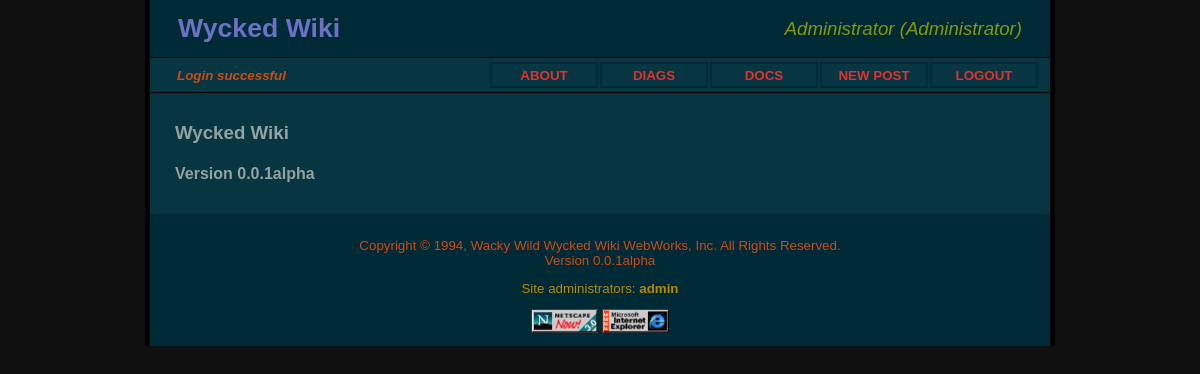
Page /page.php?page=about (signed in) on the committed database.
### tables this page shows
CREATE TABLE `pages` (
  `page_id` int(11) NOT NULL,
  `visible` int(11) DEFAULT '14',
  `title` varchar(30) NOT NULL,
  `file` varchar(50) DEFAULT NULL,
  `page` text,
  PRIMARY KEY (`page_id`)
);

CREATE TABLE `users` (
  `username` varchar(20) NOT NULL DEFAULT '',
  `password` varchar(50) DEFAULT NULL,
  `fullname` varchar(50) DEFAULT NULL,
  `access` int(11) DEFAULT NULL,
  PRIMARY KEY (`username`)
);

### config.php (called while the page is built, shortened)
<?php
$VERSION = "0.0.1alpha";
?>

### page.php (the view, shortened to what this page needs)
<!DOCTYPE html>
<html>
<head>
<link rel="stylesheet" href="style.css">
</head>
<body>
<?php
require_once("config.php");
include("header.php");
if (isset($_SESSION) && isset($_SESSION["access"])) {
    $access = $_SESSION["access"];
} else {
    $access = 1;
}
if (isset($_GET["page"])) {
    $title = $_GET["page"];
    $db = mysqli_connect($DB_HOSTNAME, $DB_USERNAME, $DB_PASSWORD, $DB_DATABASE);
    $result = mysqli_query($db, "select visible, page "
                                    . "from pages where title = '" . $title . "'");
    $count = mysqli_num_rows($result);
    if ($count==0) {
        $_SESSION["status"] = "PAGE NOT FOUND";
        header("Location: index.php");
    } else {
        $row = mysqli_fetch_assoc($result);
        if ($access & $row["visible"]) {
            echo '<div class="bodydiv">';
            echo '</div>';
        } else {
            $_SESSION["status"] = "UNAUTHORIZED";
            header("Location: index.php");
        }
    }
} else {
    $_SESSION["status"] = "PAGE NOT SPECIFIED";
    header("Location: index.php");
}
include("footer.php");
?>
</body>
</html>

### header.php (shortened to what this page needs)
<div class="headerdiv">
<table><tr>
<td><a href=".">Wycked Wiki</a></td>
<td class="userinfo">
<?php
if (isset($_SESSION) && isset($_SESSION["access"]) && isset($_SESSION["fullname"])) {
    $access = $_SESSION["access"];
    if ($access == 2) {
        $userinfo = $_SESSION["fullname"] . " (User)";
    } elseif ($access == 4) {
        $userinfo = $_SESSION["fullname"] . " (Editor)";
    } elseif ($access == 8) {
        $userinfo = $_SESSION["fullname"] . " (Administrator)";
    } else {
        $userinfo = "";
    }
} else {
    $access = 1;
    $userinfo = "";
}
echo $userinfo;
?>
</td>
</tr></table>
</div>
<div class="menudiv">
<table><tr>
<td class="status">
<?php
if (isset($_SESSION) && isset($_SESSION["status"])) {
    echo $_SESSION["status"];
}
?>
</td>
<?php
$db = mysqli_connect($DB_HOSTNAME, $DB_USERNAME, $DB_PASSWORD, $DB_DATABASE);
$result = mysqli_query($db, "select * from pages order by page_id");
while ($row = mysqli_fetch_assoc($result)) {
    if (($access & $row["visible"]) && (substr($row["title"], 0, 1) !== "_")) {
        if (is_null($row["file"])) {
            printf('<td class="menuitem"><a href="page.php?page=%s">%s</a></td>',
                   $row["title"],
                   strtoupper($row["title"]));
        } else {
            printf('<td class="menuitem"><a href="%s">%s</a></td>',
                   $row["file"],
                   strtoupper($row["title"]));
        }
    }
}
?>
</tr></table>
</div>

### footer.php (shortened to what this page needs)
<div class="footerdiv">
<p class="copyright">
Copyright &copy; 1994, Wacky Wild Wycked Wiki WebWorks, Inc.  All Rights Reserved.
<br>Version <?php echo $VERSION ?>
</p>
<p class="admins">
Site administrators:
<?php
$db = mysqli_connect($DB_HOSTNAME, $DB_USERNAME, $DB_PASSWORD, $DB_DATABASE);
$result = mysqli_query($db, "select username from users where access = 8 order by username");
$username_array = array();
while ($row = mysqli_fetch_assoc($result)) {
    $username_array[] = "<b>" . $row["username"] . "</b>";
}
printf(implode(", ", $username_array));
?>
</p>
<img src="images/netscape.png" height=24>
<img src="images/ielogo.png" height=24>
</div>

### style.css (style rules this page uses)
html { background: #101010; }
body { margin: 0 auto; background: #073642; font-family: Verdana, sans-serif; height: all; width: 900px; border-style: solid; border-width: 0px 5px 0px 5px; }
.headerdiv { background-color: #002B36; padding: 10px 25px 10px 25px; }
.headerdiv table { width: 100%; }
.headerdiv a { color: #6C71C4; font-size: 20pt; font-weight: bold; text-decoration: none }
.headerdiv td.userinfo { color: #859900; font-size: 14pt; font-style: italic; text-align: right; }
.menudiv { background-color: #073642; border-style: solid; border-width: 1px 0px 1px 0px; padding: 2px 10px 2px 10px; }
.menudiv a { color: #DC332F; font-size: 10pt; font-weight: bold; text-decoration: none; }
.menudiv td.status { color: #CB4B16; font-size: 10pt; font-style: italic; font-weight: bold; padding: 0px 15px 0px 15px; width: 100%; }
.menudiv td.menuitem { border-style: solid; border-color: #002B36; border-width: 2px 2px 2px 2px; padding: 2px 2px 2px 2px; text-align: center; min-width: 100px; }
.footerdiv { background-color: #002B36; font-size: 10pt; font-weight: normal; padding: 10px 25px 10px 25px; text-align: center; }
.copyright { color: #CB4B16; }
.admins { color: #B58900; }
.bodydiv { color: #93A1A1; font-size: 12pt; font-weight: normal; padding: 10px 25px 10px 25px; }

### rows in the picture
pages: title "ABOUT", visible "Wycked Wiki Version 0.0.1alpha"
pages: title "DIAGS"
pages: title "DOCS"
pages: title "NEW POST"
pages: title "LOGOUT"
users: username "admin"

### other values in the picture
$userinfo "Administrator (Administrator)"
$_SESSION["status"] "Login successful"
$VERSION "0.0.1alpha"
